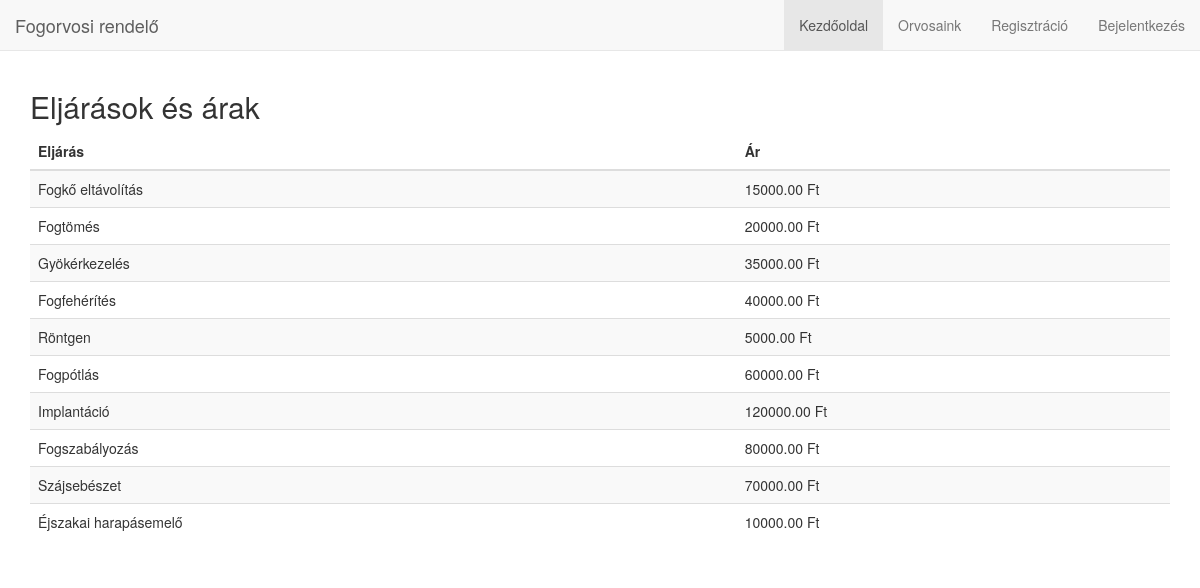
The page / on the database its author committed.
### tables this page shows
CREATE TABLE `Procedures` (
  `procedureID` int(11) NOT NULL,
  `procedureName` varchar(255) DEFAULT NULL,
  `price` decimal(10,2) DEFAULT NULL
);

### index.php (the view, shortened to what this page needs)
<!DOCTYPE html>
<html lang="en">
<head>
    <link rel="stylesheet" href="https://cdn.jsdelivr.net/npm/bootstrap@3.3.7/dist/css/bootstrap.min.css">
</head>
<body>
<nav class="navbar navbar-default navbar-fixed-top">
    <div class="container-fluid">
        <div class="navbar-header">
            <a class="navbar-brand" href="#">Fogorvosi rendelő</a>
        </div>
        <div class="collapse navbar-collapse" id="bs-example-navbar-collapse-1">
            <ul class="nav navbar-nav navbar-right">
                <li class="active"><a href="index.php">Kezdőoldal</a></li>
                <li><a href="doctors.php">Orvosaink</a></li>
                <?php if (!isset($_SESSION['patientID']) && !isset($_SESSION['doctorID'])): ?>
                    <li><a href="register.php">Regisztráció</a></li>
                    <li><a href="login.php">Bejelentkezés</a></li>
                <?php endif; ?>
            </ul>
        </div>
    </div>
</nav>
<div class="container">
    <h2>Eljárások és árak</h2>
    <table class="table table-striped">
        <thead>
        <tr>
            <th>Eljárás</th>
            <th>Ár</th>
        </tr>
        </thead>
        <tbody>
        <?php
        global $pdo;
        try {
            $stmt = $pdo->query("SELECT procedureName, price FROM Procedures");
            while ($row = $stmt->fetch(PDO::FETCH_ASSOC)) {
                echo "<tr><td>{$row['procedureName']}</td><td>{$row['price']} Ft</td></tr>";
            }
        } catch (PDOException $e) {
            echo "<tr><td colspan='2'>Hiba történt az eljárások betöltése közben: " . $e->getMessage() . "</td></tr>";
        }
        ?>
        </tbody>
    </table>
</div>
</body>
</html>

### index.php (style rules this page uses)
body { padding-top: 70px; }

### rows shown on the page
procedures: procedureName "Fogkő eltávolítás", price "15000.00"
procedures: procedureName "Fogtömés", price "20000.00"
procedures: procedureName "Gyökérkezelés", price "35000.00"
procedures: procedureName "Fogfehérítés", price "40000.00"
procedures: procedureName "Röntgen", price "5000.00"
procedures: procedureName "Fogpótlás", price "60000.00"
procedures: procedureName "Implantáció", price "120000.00"
procedures: procedureName "Fogszabályozás", price "80000.00"
procedures: procedureName "Szájsebészet", price "70000.00"
procedures: procedureName "Éjszakai harapásemelő", price "10000.00"
